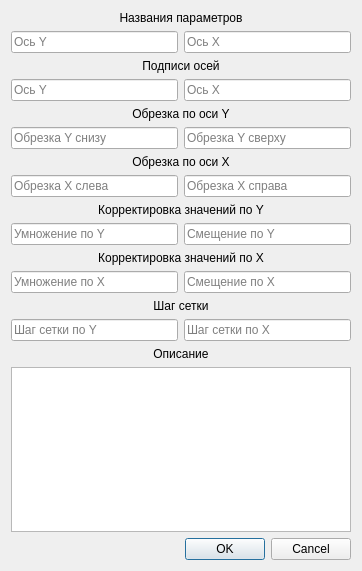
<?xml version="1.0" encoding="UTF-8"?>
<ui version="4.0">
 <class>Dialog_graphs_edit</class>
 <widget class="QDialog" name="Dialog_graphs_edit">
  <property name="geometry">
   <rect>
    <x>0</x>
    <y>0</y>
    <width>362</width>
    <height>571</height>
   </rect>
  </property>
  <property name="windowTitle">
   <string>Редактирование графиков</string>
  </property>
  <property name="windowIcon">
   <iconset>
    <normaloff>icon.ico</normaloff>icon.ico</iconset>
  </property>
  <layout class="QHBoxLayout" name="horizontalLayout">
   <item>
    <layout class="QVBoxLayout" name="verticalLayout">
     <item>
      <layout class="QVBoxLayout" name="verticalLayout_13">
       <item>
        <layout class="QVBoxLayout" name="verticalLayout_14">
         <item>
          <widget class="QLabel" name="label_5">
           <property name="sizePolicy">
            <sizepolicy hsizetype="Minimum" vsizetype="Fixed">
             <horstretch>0</horstretch>
             <verstretch>0</verstretch>
            </sizepolicy>
           </property>
           <property name="text">
            <string>Названия параметров</string>
           </property>
           <property name="alignment">
            <set>Qt::AlignCenter</set>
           </property>
          </widget>
         </item>
         <item>
          <layout class="QHBoxLayout" name="horizontalLayout_7">
           <item>
            <widget class="QLineEdit" name="line_graphs_y_names">
             <property name="sizePolicy">
              <sizepolicy hsizetype="Minimum" vsizetype="Fixed">
               <horstretch>0</horstretch>
               <verstretch>0</verstretch>
              </sizepolicy>
             </property>
             <property name="placeholderText">
              <string>Ось Y</string>
             </property>
            </widget>
           </item>
           <item>
            <widget class="QLineEdit" name="line_graphs_x_names">
             <property name="sizePolicy">
              <sizepolicy hsizetype="Minimum" vsizetype="Fixed">
               <horstretch>0</horstretch>
               <verstretch>0</verstretch>
              </sizepolicy>
             </property>
             <property name="text">
              <string/>
             </property>
             <property name="placeholderText">
              <string>Ось X</string>
             </property>
            </widget>
           </item>
          </layout>
         </item>
        </layout>
       </item>
       <item>
        <layout class="QVBoxLayout" name="verticalLayout_15">
         <item>
          <widget class="QLabel" name="label_6">
           <property name="sizePolicy">
            <sizepolicy hsizetype="Minimum" vsizetype="Fixed">
             <horstretch>0</horstretch>
             <verstretch>0</verstretch>
            </sizepolicy>
           </property>
           <property name="text">
            <string>Подписи осей</string>
           </property>
           <property name="alignment">
            <set>Qt::AlignCenter</set>
           </property>
          </widget>
         </item>
         <item>
          <layout class="QHBoxLayout" name="horizontalLayout_8">
           <item>
            <widget class="QLineEdit" name="line_graphs_y_label">
             <property name="sizePolicy">
              <sizepolicy hsizetype="Minimum" vsizetype="Fixed">
               <horstretch>0</horstretch>
               <verstretch>0</verstretch>
              </sizepolicy>
             </property>
             <property name="placeholderText">
              <string>Ось Y</string>
             </property>
            </widget>
           </item>
           <item>
            <widget class="QLineEdit" name="line_graphs_x_label">
             <property name="sizePolicy">
              <sizepolicy hsizetype="Minimum" vsizetype="Fixed">
               <horstretch>0</horstretch>
               <verstretch>0</verstretch>
              </sizepolicy>
             </property>
             <property name="text">
              <string/>
             </property>
             <property name="placeholderText">
              <string>Ось X</string>
             </property>
            </widget>
           </item>
          </layout>
         </item>
        </layout>
       </item>
       <item>
        <layout class="QVBoxLayout" name="verticalLayout_16">
         <item>
          <widget class="QLabel" name="label_8">
           <property name="sizePolicy">
            <sizepolicy hsizetype="Minimum" vsizetype="Fixed">
             <horstretch>0</horstretch>
             <verstretch>0</verstretch>
            </sizepolicy>
           </property>
           <property name="text">
            <string>Обрезка по оси Y</string>
           </property>
           <property name="alignment">
            <set>Qt::AlignCenter</set>
           </property>
          </widget>
         </item>
         <item>
          <layout class="QHBoxLayout" name="horizontalLayout_10">
           <item>
            <widget class="QLineEdit" name="line_graphs_y_min">
             <property name="sizePolicy">
              <sizepolicy hsizetype="Minimum" vsizetype="Fixed">
               <horstretch>0</horstretch>
               <verstretch>0</verstretch>
              </sizepolicy>
             </property>
             <property name="placeholderText">
              <string>Обрезка Y снизу</string>
             </property>
            </widget>
           </item>
           <item>
            <widget class="QLineEdit" name="line_graphs_y_max">
             <property name="sizePolicy">
              <sizepolicy hsizetype="Minimum" vsizetype="Fixed">
               <horstretch>0</horstretch>
               <verstretch>0</verstretch>
              </sizepolicy>
             </property>
             <property name="placeholderText">
              <string>Обрезка Y сверху</string>
             </property>
            </widget>
           </item>
          </layout>
         </item>
        </layout>
       </item>
       <item>
        <layout class="QVBoxLayout" name="verticalLayout_17">
         <item>
          <widget class="QLabel" name="label_7">
           <property name="sizePolicy">
            <sizepolicy hsizetype="Minimum" vsizetype="Fixed">
             <horstretch>0</horstretch>
             <verstretch>0</verstretch>
            </sizepolicy>
           </property>
           <property name="text">
            <string>Обрезка по оси X</string>
           </property>
           <property name="alignment">
            <set>Qt::AlignCenter</set>
           </property>
          </widget>
         </item>
         <item>
          <layout class="QHBoxLayout" name="horizontalLayout_9">
           <item>
            <widget class="QLineEdit" name="line_graphs_x_min">
             <property name="sizePolicy">
              <sizepolicy hsizetype="Minimum" vsizetype="Fixed">
               <horstretch>0</horstretch>
               <verstretch>0</verstretch>
              </sizepolicy>
             </property>
             <property name="text">
              <string/>
             </property>
             <property name="placeholderText">
              <string>Обрезка X слева</string>
             </property>
            </widget>
           </item>
           <item>
            <widget class="QLineEdit" name="line_graphs_x_max">
             <property name="sizePolicy">
              <sizepolicy hsizetype="Minimum" vsizetype="Fixed">
               <horstretch>0</horstretch>
               <verstretch>0</verstretch>
              </sizepolicy>
             </property>
             <property name="placeholderText">
              <string>Обрезка X справа</string>
             </property>
            </widget>
           </item>
          </layout>
         </item>
        </layout>
       </item>
       <item>
        <layout class="QVBoxLayout" name="verticalLayout_18">
         <item>
          <layout class="QVBoxLayout" name="verticalLayout_19">
           <item>
            <widget class="QLabel" name="label_10">
             <property name="sizePolicy">
              <sizepolicy hsizetype="Minimum" vsizetype="Fixed">
               <horstretch>0</horstretch>
               <verstretch>0</verstretch>
              </sizepolicy>
             </property>
             <property name="text">
              <string>Корректировка значений по Y</string>
             </property>
             <property name="alignment">
              <set>Qt::AlignCenter</set>
             </property>
            </widget>
           </item>
           <item>
            <layout class="QHBoxLayout" name="horizontalLayout_12">
             <item>
              <widget class="QLineEdit" name="line_graphs_y_mult">
               <property name="sizePolicy">
                <sizepolicy hsizetype="Minimum" vsizetype="Fixed">
                 <horstretch>0</horstretch>
                 <verstretch>0</verstretch>
                </sizepolicy>
               </property>
               <property name="placeholderText">
                <string>Умножение по Y</string>
               </property>
              </widget>
             </item>
             <item>
              <widget class="QLineEdit" name="line_graphs_y_shift">
               <property name="sizePolicy">
                <sizepolicy hsizetype="Minimum" vsizetype="Fixed">
                 <horstretch>0</horstretch>
                 <verstretch>0</verstretch>
                </sizepolicy>
               </property>
               <property name="placeholderText">
                <string>Смещение по Y</string>
               </property>
              </widget>
             </item>
            </layout>
           </item>
          </layout>
         </item>
         <item>
          <widget class="QLabel" name="label_9">
           <property name="sizePolicy">
            <sizepolicy hsizetype="Minimum" vsizetype="Fixed">
             <horstretch>0</horstretch>
             <verstretch>0</verstretch>
            </sizepolicy>
           </property>
           <property name="text">
            <string>Корректировка значений по X</string>
           </property>
           <property name="alignment">
            <set>Qt::AlignCenter</set>
           </property>
          </widget>
         </item>
         <item>
          <layout class="QHBoxLayout" name="horizontalLayout_11">
           <item>
            <widget class="QLineEdit" name="line_graphs_x_mult">
             <property name="sizePolicy">
              <sizepolicy hsizetype="Minimum" vsizetype="Fixed">
               <horstretch>0</horstretch>
               <verstretch>0</verstretch>
              </sizepolicy>
             </property>
             <property name="placeholderText">
              <string>Умножение по X</string>
             </property>
            </widget>
           </item>
           <item>
            <widget class="QLineEdit" name="line_graphs_x_shift">
             <property name="sizePolicy">
              <sizepolicy hsizetype="Minimum" vsizetype="Fixed">
               <horstretch>0</horstretch>
               <verstretch>0</verstretch>
              </sizepolicy>
             </property>
             <property name="placeholderText">
              <string>Смещение по X</string>
             </property>
            </widget>
           </item>
          </layout>
         </item>
        </layout>
       </item>
       <item>
        <layout class="QVBoxLayout" name="verticalLayout_20">
         <item>
          <widget class="QLabel" name="label_11">
           <property name="sizePolicy">
            <sizepolicy hsizetype="Minimum" vsizetype="Fixed">
             <horstretch>0</horstretch>
             <verstretch>0</verstretch>
            </sizepolicy>
           </property>
           <property name="text">
            <string>Шаг сетки</string>
           </property>
           <property name="alignment">
            <set>Qt::AlignCenter</set>
           </property>
          </widget>
         </item>
         <item>
          <layout class="QHBoxLayout" name="horizontalLayout_13">
           <item>
            <widget class="QLineEdit" name="line_graphs_y_step">
             <property name="sizePolicy">
              <sizepolicy hsizetype="Minimum" vsizetype="Fixed">
               <horstretch>0</horstretch>
               <verstretch>0</verstretch>
              </sizepolicy>
             </property>
             <property name="placeholderText">
              <string>Шаг сетки по Y</string>
             </property>
            </widget>
           </item>
           <item>
            <widget class="QLineEdit" name="line_graphs_x_step">
             <property name="sizePolicy">
              <sizepolicy hsizetype="Minimum" vsizetype="Fixed">
               <horstretch>0</horstretch>
               <verstretch>0</verstretch>
              </sizepolicy>
             </property>
             <property name="placeholderText">
              <string>Шаг сетки по X</string>
             </property>
            </widget>
           </item>
          </layout>
         </item>
        </layout>
       </item>
       <item>
        <widget class="QLabel" name="label">
         <property name="text">
          <string>Описание</string>
         </property>
         <property name="alignment">
          <set>Qt::AlignCenter</set>
         </property>
        </widget>
       </item>
       <item>
        <widget class="QTextEdit" name="text_edit_graphs_description">
         <property name="sizePolicy">
          <sizepolicy hsizetype="Minimum" vsizetype="Expanding">
           <horstretch>0</horstretch>
           <verstretch>0</verstretch>
          </sizepolicy>
         </property>
        </widget>
       </item>
      </layout>
     </item>
     <item>
      <widget class="QDialogButtonBox" name="buttonBox">
       <property name="orientation">
        <enum>Qt::Horizontal</enum>
       </property>
       <property name="standardButtons">
        <set>QDialogButtonBox::Cancel|QDialogButtonBox::Ok</set>
       </property>
      </widget>
     </item>
    </layout>
   </item>
  </layout>
 </widget>
 <resources/>
 <connections>
  <connection>
   <sender>buttonBox</sender>
   <signal>accepted()</signal>
   <receiver>Dialog_graphs_edit</receiver>
   <slot>accept()</slot>
   <hints>
    <hint type="sourcelabel">
     <x>248</x>
     <y>254</y>
    </hint>
    <hint type="destinationlabel">
     <x>157</x>
     <y>274</y>
    </hint>
   </hints>
  </connection>
  <connection>
   <sender>buttonBox</sender>
   <signal>rejected()</signal>
   <receiver>Dialog_graphs_edit</receiver>
   <slot>reject()</slot>
   <hints>
    <hint type="sourcelabel">
     <x>316</x>
     <y>260</y>
    </hint>
    <hint type="destinationlabel">
     <x>286</x>
     <y>274</y>
    </hint>
   </hints>
  </connection>
 </connections>
</ui>
